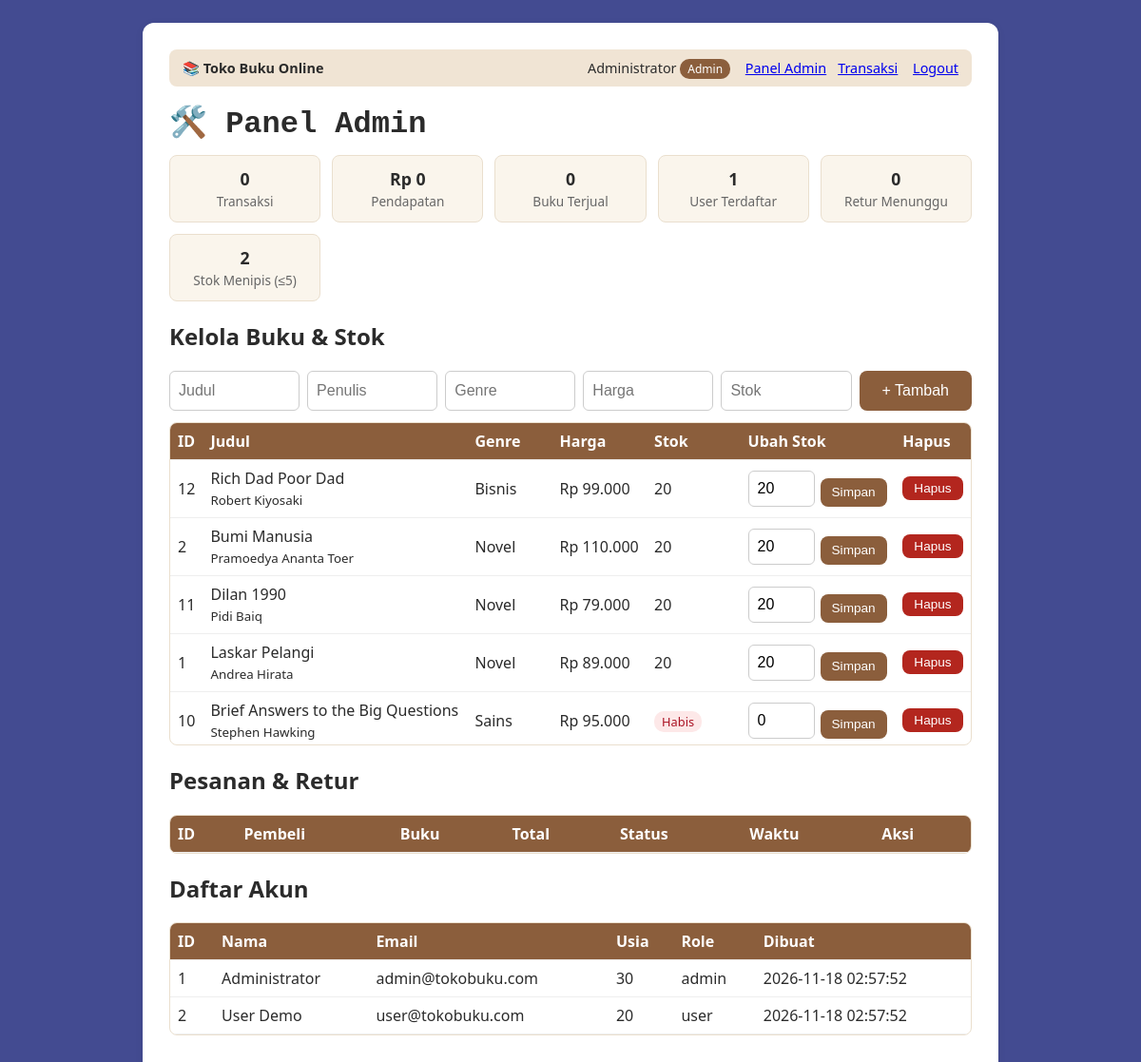
/admin.php (signed in), run on the app's committed database.
### tables this page shows
CREATE TABLE users (
  id INT AUTO_INCREMENT PRIMARY KEY,
  nama VARCHAR(100) NOT NULL,
  email VARCHAR(100) NOT NULL UNIQUE,
  usia INT NULL,
  password VARCHAR(255) NOT NULL,
  role ENUM('user','admin') NOT NULL DEFAULT 'user',
  created_at TIMESTAMP DEFAULT CURRENT_TIMESTAMP
);

CREATE TABLE buku (
  id INT AUTO_INCREMENT PRIMARY KEY,
  judul VARCHAR(150) NOT NULL,
  penulis VARCHAR(100) NOT NULL,
  genre VARCHAR(50) NOT NULL,
  harga INT NOT NULL,
  stok INT NOT NULL DEFAULT 0
);

### auth.php (called while the page is built, shortened)
<?php
function userLogin(): ?array
{
    return $_SESSION['user'] ?? null;
}

### fungsi.php (called while the page is built, shortened)
<?php
function rupiah(int $angka): string
{
    return 'Rp ' . number_format($angka, 0, ',', '.');
}

### admin.php (the view, shortened to what this page needs)
<?php
require_once 'auth.php';
require_once 'fungsi.php';
$stat = $pdo->query("SELECT COUNT(*) AS transaksi,
        COALESCE(SUM(CASE WHEN status NOT IN ('dibatalkan','retur_disetujui') THEN total_bayar END),0) AS pendapatan,
        COALESCE(SUM(CASE WHEN status NOT IN ('dibatalkan','retur_disetujui') THEN total_buku END),0) AS terjual,
        COALESCE(SUM(status = 'retur_diajukan'),0) AS retur_menunggu
        FROM pembeli")->fetch();
$jmlUser  = (int) $pdo->query("SELECT COUNT(*) FROM users WHERE role = 'user'")->fetchColumn();
$menipis  = (int) $pdo->query('SELECT COUNT(*) FROM buku WHERE stok <= 5')->fetchColumn();
$bukuList = $pdo->query('SELECT * FROM buku ORDER BY genre, judul')->fetchAll();
$users = $pdo->query('SELECT id, nama, email, usia, role, created_at FROM users ORDER BY id')->fetchAll();
?>
<!DOCTYPE html>
<html lang="id">
<head>
  <link rel="stylesheet" href="style.css">
</head>
<body>
<div class="container">
  <?php include 'navbar.php'; ?>
  <h1>🛠️ Panel Admin</h1>
  <div class="stats">
    <div class="stat"><b><?= (int) $stat['transaksi'] ?></b>Transaksi</div>
    <div class="stat"><b><?= rupiah((int) $stat['pendapatan']) ?></b>Pendapatan</div>
    <div class="stat"><b><?= (int) $stat['terjual'] ?></b>Buku Terjual</div>
    <div class="stat"><b><?= $jmlUser ?></b>User Terdaftar</div>
    <div class="stat"><b><?= (int) $stat['retur_menunggu'] ?></b>Retur Menunggu</div>
    <div class="stat"><b><?= $menipis ?></b>Stok Menipis (≤5)</div>
  </div>
  <h2>Kelola Buku &amp; Stok</h2>
  <form method="post" class="inline-form">
    <input name="judul" placeholder="Judul" required>
    <input name="penulis" placeholder="Penulis" required>
    <input name="genre" placeholder="Genre" list="genre-list" required>
    <input name="harga" type="number" min="1" placeholder="Harga" required>
    <input name="stok" type="number" min="0" placeholder="Stok" required>
    <button type="submit">+ Tambah</button>
  </form>
  <div class="tabel-scroll">
    <table>
      <tr><th>ID</th><th>Judul</th><th>Genre</th><th>Harga</th><th>Stok</th><th>Ubah Stok</th><th>Hapus</th></tr>
      <?php foreach ($bukuList as $b): $stok = (int) $b['stok']; ?>
        <tr>
          <td><?= $b['id'] ?></td>
          <td><?= htmlspecialchars($b['judul']) ?><br><small><?= htmlspecialchars($b['penulis']) ?></small></td>
          <td><?= htmlspecialchars($b['genre']) ?></td>
          <td><?= rupiah((int) $b['harga']) ?></td>
          <td>
            <?php if ($stok <= 0): ?><span class="tag habis">Habis</span>
            <?php elseif ($stok <= 5): ?><span class="tag menipis"><?= $stok ?> (menipis)</span>
            <?php else: ?><?= $stok ?><?php endif; ?>
          </td>
          <td>
            <form method="post" class="stok-form">
              <input type="number" name="stok" min="0" value="<?= $stok ?>">
              <button class="btn-kecil" type="submit">Simpan</button>
            </form>
          </td>
          <td>
            <form method="post" onsubmit="return confirm('Hapus buku ini?')">
              <button class="btn-kecil btn-danger" type="submit">Hapus</button>
            </form>
          </td>
        </tr>
      <?php endforeach; ?>
    </table>
  </div>
  <h2>Pesanan &amp; Retur</h2>
  <div class="tabel-scroll">
    <table>
      <tr><th>ID</th><th>Pembeli</th><th>Buku</th><th>Total</th><th>Status</th><th>Waktu</th><th>Aksi</th></tr>
    </table>
  </div>
  <h2>Daftar Akun</h2>
  <div class="tabel-scroll">
    <table>
      <tr><th>ID</th><th>Nama</th><th>Email</th><th>Usia</th><th>Role</th><th>Dibuat</th></tr>
      <?php foreach ($users as $u): ?>
        <tr><td><?= $u['id'] ?></td><td><?= htmlspecialchars($u['nama']) ?></td>
            <td><?= htmlspecialchars($u['email']) ?></td><td><?= $u['usia'] ?? '-' ?></td>
            <td><?= $u['role'] ?></td><td><?= $u['created_at'] ?></td></tr>
      <?php endforeach; ?>
    </table>
  </div>
</div>
</body>
</html>

### navbar.php
<?php $nu = userLogin(); ?>
<nav class="navbar">
  <strong>📚 Toko Buku Online</strong>
  <span>
  <?php if ($nu): ?>
    <?= htmlspecialchars($nu['nama']) ?> <small class="badge"><?= $nu['role'] === 'admin' ? 'Admin' : 'User' ?></small>
    <?php if ($nu['role'] === 'admin'): ?>
      <a href="admin.php">Panel Admin</a><a href="dashboard.php">Transaksi</a>
    <?php else: ?>
      <a href="index.php">Beli Buku</a><a href="dashboard.php">Riwayat</a>
    <?php endif; ?>
    <a href="logout.php">Logout</a>
  <?php endif; ?>
  </span>
</nav>

### style.css (style rules this page uses)
* { box-sizing: border-box; }
body { font-family: system-ui, sans-serif; background: #434b91; margin: 0; color: #2b2b2b; }
.container { max-width: 900px; margin: 24px auto; background: #ffffff; padding: 28px; border-radius: 12px; box-shadow: 0 2px 10px #0001; }
h1 { margin: 0 0 4px; font-family: Monospace,Monaco,Consolas,"Liberation Mono","Courier New",monospace; }
input, select { padding: 9px; border: 1px solid #ccc; border-radius: 6px; font-size: 1em; }
table { width: 100%; border-collapse: collapse; margin: 12px 0; }
th, td { padding: 8px; border-bottom: 1px solid #eee; text-align: left; }
th { background: #8b5e3c; color: #fff; }
.tag { background: #f0e4d4; padding: 2px 8px; border-radius: 10px; font-size: 0.8em; }
button { background: #8b5e3c; color: #fff; border: 0; padding: 12px 24px; border-radius: 8px; font-size: 1em; cursor: pointer; }
.tabel-scroll { max-height: 340px; overflow-y: auto; border: 1px solid #eadfce; border-radius: 8px; margin: 12px 0; }
.tabel-scroll table { margin: 0; }
.tabel-scroll th { position: sticky; top: 0; z-index: 1; }
.btn-kecil { padding: 5px 12px; font-size: 0.85em; margin-top: 8px; }
.navbar { display: flex; justify-content: space-between; align-items: center; flex-wrap: wrap; gap: 8px; background: #f0e4d4; padding: 10px 14px; border-radius: 8px; margin-bottom: 18px; font-size: 0.9em; }
.navbar a { margin-left: 12px; }
.badge { background: #8b5e3c; color: #fff; padding: 2px 8px; border-radius: 10px; }
.stats { display: grid; grid-template-columns: repeat(auto-fit, minmax(150px, 1fr)); gap: 12px; margin: 14px 0; }
.stat { background: #faf5ec; border: 1px solid #eadfce; border-radius: 8px; padding: 12px; text-align: center; font-size: 0.85em; color: #666; }
.stat b { display: block; font-size: 1.3em; color: #2b2b2b; margin-bottom: 2px; }
.inline-form { display: flex; flex-wrap: wrap; gap: 8px; margin: 10px 0; }
.inline-form input { flex: 1; min-width: 120px; }
.btn-danger { background: #b3261e; margin-top: 0; }
.tag.habis { background: #fde8e8; color: #a12; }
.stok-form { display: flex; gap: 6px; }
.stok-form input { width: 70px; }

### data on the page
users: nama "Administrator", id "1", email "admin@tokobuku.com", usia "30", role "admin", created_at "2026-11-18 02:57:52"
buku: id "12", judul "Rich Dad Poor Dad", penulis "Robert Kiyosaki", genre "Bisnis", harga "Rp 99.000", stok "20"
buku: id "2", judul "Bumi Manusia", penulis "Pramoedya Ananta Toer", genre "Novel", harga "Rp 110.000", stok "20"
buku: id "11", judul "Dilan 1990", penulis "Pidi Baiq", genre "Novel", harga "Rp 79.000", stok "20"
buku: id "1", judul "Laskar Pelangi", penulis "Andrea Hirata", genre "Novel", harga "Rp 89.000", stok "20"
buku: id "10", judul "Brief Answers to the Big Questions", penulis "Stephen Hawking", genre "Sains", harga "Rp 95.000", shows "Habis", stok "0"
users: id "2", nama "User Demo", email "user@tokobuku.com", usia "20", role "user", created_at "2026-11-18 02:57:52"

### other printed values
$stat['transaksi'] "0"
rupiah((int) $stat['pendapatan']) "Rp 0"
$stat['terjual'] "0"
$jmlUser "1"
$stat['retur_menunggu'] "0"
$menipis "2"
